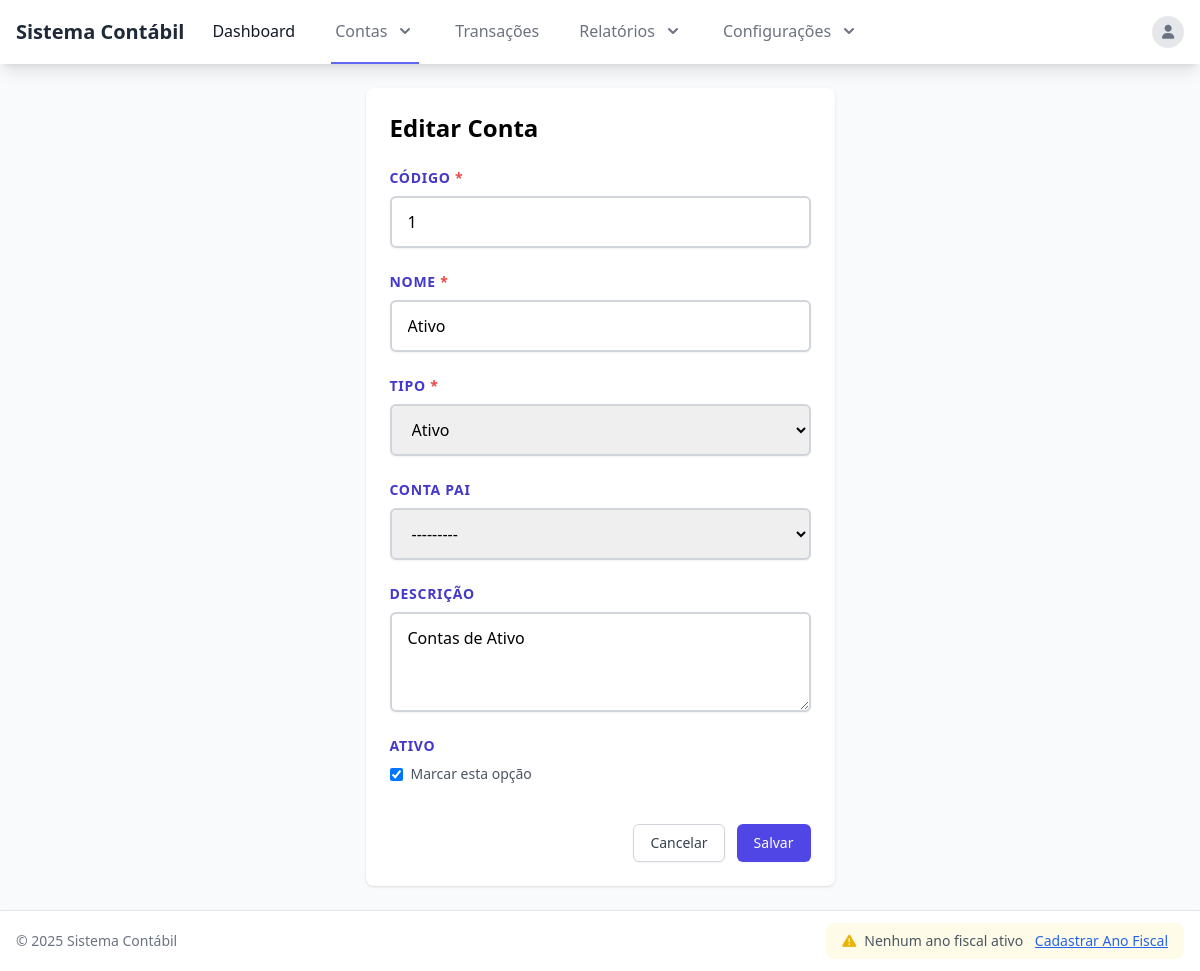
Page /accounts/1/edit/ (signed in) on the earlier database version.
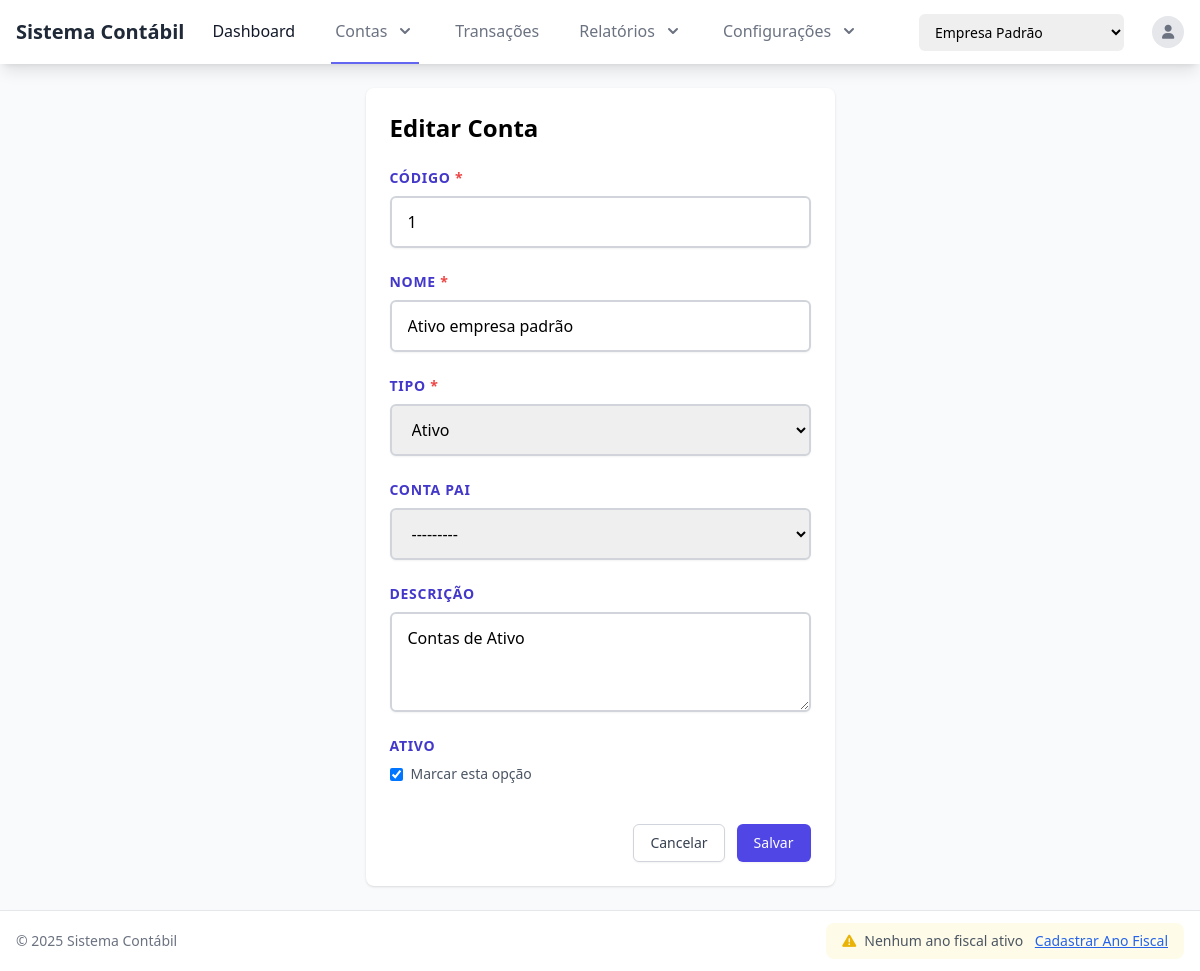
Same page on the later database version.
### accounts/models.py (models this page shows, shortened)
class Account(models.Model):
    company = models.ForeignKey(Company, verbose_name=_('Empresa'), on_delete=models.CASCADE, related_name='accounts')
    code = models.CharField(_('Código'), max_length=20)
    name = models.CharField(_('Nome'), max_length=100)
    type = models.CharField(_('Tipo'), max_length=1, choices=AccountType.choices)
    parent = models.ForeignKey('self', verbose_name=_('Conta Pai'), null=True, blank=True, on_delete=models.CASCADE, related_name='children')
    description = models.TextField(_('Descrição'), blank=True)
    is_active = models.BooleanField(_('Ativo'), default=True)
    created_at = models.DateTimeField(_('Criado em'), auto_now_add=True)
    updated_at = models.DateTimeField(_('Atualizado em'), auto_now=True)
    class Meta:
        verbose_name = _('Conta')
        verbose_name_plural = _('Contas')
        ordering = ['code']
        unique_together = ['company', 'code']  # Código deve ser único por empresa
    def __str__(self):
        return f'{self.code} - {self.name}'

### accounts/views.py (the view, shortened to what this page needs)
# urls.py: path('<int:pk>/edit/', views.AccountUpdateView.as_view(), name='account_update'),
class AccountUpdateView(LoginRequiredMixin, UpdateView):
    model = Account
    template_name = 'accounts/account_form.html'
    form_class = AccountForm
    success_url = reverse_lazy('account_list')
    def get_form_kwargs(self):
        kwargs = super().get_form_kwargs()
        current_company_id = self.request.session.get('current_company_id')
        if current_company_id:
            kwargs['company_id'] = current_company_id
        return kwargs
    def get_context_data(self, **kwargs):
        context = super().get_context_data(**kwargs)
        current_company_id = self.request.session.get('current_company_id')
        context['current_company_id'] = current_company_id
        return context

### core/context_processors.py (called while the page is built)
def active_fiscal_year(request):
    context = {
        'active_fiscal_year': None
    }
    if hasattr(request, 'current_company') and request.current_company:
        today = date.today()
        fiscal_year = FiscalYear.objects.filter(
            company=request.current_company,
            start_date__lte=today,
            end_date__gte=today,
            is_closed=False
        ).first()
        context['active_fiscal_year'] = fiscal_year
    return context

### templates/accounts/account_form.html (shortened to what this page needs)
{% extends 'base.html' %}
{% load static %}
{% block content %}
<div class="bg-white shadow rounded-lg p-6">
    <h2 class="text-2xl font-bold mb-4">{% if form.instance.pk %}Editar{% else %}Nova{% endif %} Conta</h2>
    <form method="post" class="space-y-6">
        {% include 'includes/form.html' with cancel_url='account_list' %}
    </form>
</div>
{% endblock %}

### templates/includes/form.html (shortened to what this page needs)
<form method="post" {% if form.is_multipart %}enctype="multipart/form-data"{% endif %} class="space-y-6">
    {% for field in form %}
    <div class="space-y-1">
        <label for="{{ field.id_for_label }}" class="block text-sm font-bold text-indigo-700 mb-2 uppercase tracking-wider">
            {{ field.label }}
            {% if field.field.required %}
            <span class="text-red-500">*</span>
            {% endif %}
        </label>
        {% if field.errors %}
        <div class="mt-1 relative">
            {% if field.field.widget.input_type == 'checkbox' %}
                <div class="flex items-center">
                    {{ field }}
                    <span class="ml-2 text-sm text-gray-600">Marcar esta opção</span>
                </div>
            {% else %}
                <div class="relative">
                    <div class="field-wrapper">
                        {{ field }}
                    </div>
                    {% if field.help_text %}
                    <div class="absolute inset-y-0 right-0 pr-3 flex items-center pointer-events-none">
                        <svg xmlns="http://www.w3.org/2000/svg" class="h-5 w-5 text-gray-400" viewBox="0 0 20 20" fill="currentColor">
                            <path fill-rule="evenodd" d="M18 10a8 8 0 11-16 0 8 8 0 0116 0zm-8-3a1 1 0 00-.867.5 1 1 0 11-1.731-1A3 3 0 0113 8a3.001 3.001 0 01-2 2.83V11a1 1 0 11-2 0v-1a1 1 0 011-1 1 1 0 100-2zm0 8a1 1 0 100-2 1 1 0 000 2z" clip-rule="evenodd" />
                        </svg>
                    </div>
                    {% endif %}
                </div>
            {% endif %}
            <div class="absolute inset-y-0 right-0 pr-3 flex items-center pointer-events-none">
                <svg class="h-5 w-5 text-red-500" xmlns="http://www.w3.org/2000/svg" viewBox="0 0 20 20" fill="currentColor">
                    <path fill-rule="evenodd" d="M18 10a8 8 0 11-16 0 8 8 0 0116 0zm-7 4a1 1 0 11-2 0 1 1 0 012 0zm-1-9a1 1 0 00-1 1v4a1 1 0 102 0V6a1 1 0 00-1-1z" clip-rule="evenodd" />
                </svg>
            </div>
        </div>
        {% for error in field.errors %}
        <p class="mt-2 text-sm text-red-600">{{ error }}</p>
        {% endfor %}
        {% else %}
        <div class="mt-1">
            {% if field.field.widget.input_type == 'checkbox' %}
                <div class="flex items-center">
                    {{ field }}
                    <span class="ml-2 text-sm text-gray-600">Marcar esta opção</span>
                </div>
            {% else %}
                <div class="relative">
                    <div class="field-wrapper">
                        {{ field }}
                    </div>
                </div>
            {% endif %}
        </div>
        {% endif %}
    </div>
    {% endfor %}
    <div class="flex justify-end space-x-3 pt-4">
        <a href="{% if cancel_url %}{% url cancel_url %}{% else %}javascript:history.back(){% endif %}" class="inline-flex justify-center py-2 px-4 border border-gray-300 shadow-sm text-sm font-medium rounded-md text-gray-700 bg-white hover:bg-gray-50 focus:outline-none focus:ring-2 focus:ring-offset-2 focus:ring-indigo-500">
            Cancelar
        </a>
        <button type="submit" class="inline-flex justify-center py-2 px-4 border border-transparent shadow-sm text-sm font-medium rounded-md text-white bg-indigo-600 hover:bg-indigo-700 focus:outline-none focus:ring-2 focus:ring-offset-2 focus:ring-indigo-500">
            Salvar
        </button>
    </div>
</form>

Differences in the rows shown:
changed Account "Ativo": name "Ativo" → "Ativo empresa padrão"
Other differences:
form field company_id: (not shown) → "Empresa Padrão"
